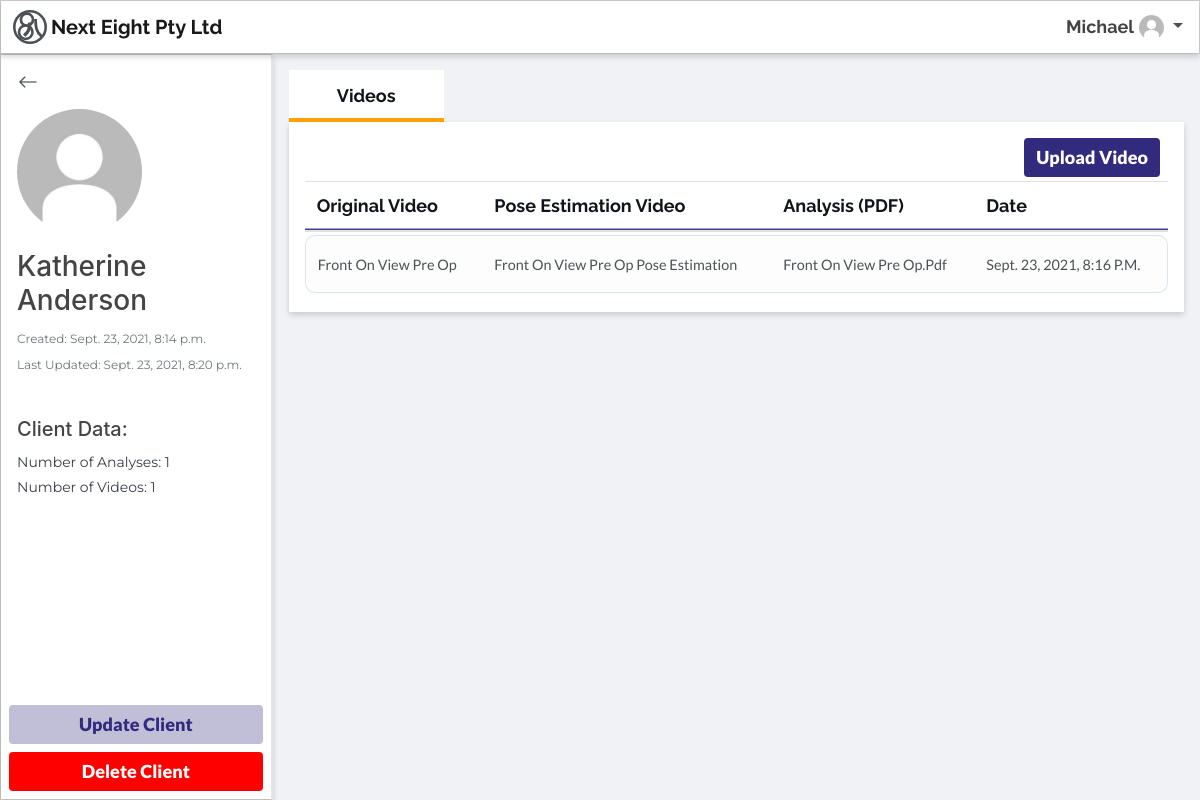
Page /client/16 (signed in) on the committed database.
### users/models.py (models this page shows, shortened)
class Profile(models.Model):
    user = models.OneToOneField(User, on_delete=models.CASCADE)
    image = models.ImageField(default='default.jpg', upload_to='profile_pics')

### page/models.py (models this page shows, shortened)
class Client(models.Model):
    first_name = models.CharField(max_length=30)
    last_name = models.CharField(max_length=30)
    dob = models.DateTimeField(default=timezone.now)
    email = models.EmailField(blank=True, null=True)
    phone_number = models.CharField(max_length=30, blank=True, null=True)
    notes = models.CharField(max_length=1000, blank=True)
    num_analyses = models.IntegerField(default=0)
    num_videos = models.IntegerField(default=0)
    videos = []
    analyses = []
    last_updated = models.DateTimeField(auto_now=True)
    creation_date = models.DateTimeField(default=timezone.now)
    image = models.FileField(default="profile_pics/default.jpg")

class Video(models.Model):
    client_id = models.ForeignKey(Client, default=None, on_delete=models.CASCADE, blank=True)
    title = models.CharField(max_length=500)
    video = models.FileField(upload_to="videos/", default="Nothing")
    skeleton_video = models.FileField(default="Nothing")
    analysis = models.FilePathField(default="No Analysis")
    analysis_title = models.CharField(max_length=100, default=None, blank=True, null=True)
    date_uploaded = models.DateTimeField(default=timezone.now)
    class Meta:
        verbose_name = 'video'
        verbose_name_plural = 'videos'

### page/views.py (the view)
# urls.py: path('client/<int:pk>', ClientDetailView.as_view(), name='client'),
class ClientDetailView(LoginRequiredMixin, DetailView):
    model = Client
    template_name = 'page/client.html'
    def get_context_data(self, **kwargs):
        context = super().get_context_data(**kwargs)
        client = self.get_object()
        context['videos'] = Video.objects.filter(client_id=client)
        return context

### page/templates/page/client.html (shortened to what this page needs)
{% extends "page/base.html" %}
{% block content %}
{% load static %}
<div class="d-flex h-100">
    <div class="d-flex align-items-end flex-column custom-background clientinfo-style p-2" style="min-width:250px;">
        <div class="w-100">
            <div class="w-100 mt-auto">
                <a class="btn navigation-bar-style d-flex align-items-center pl-2" href="{% url 'page-home' %}">
                    <i class="bi bi-arrow-left"></i>
                </a>
            </div>
            <div class="p-2">
                <img class="rounded-circle account-img" src="{{ client.image.url }}">
                <h3 class="article-content"> {{ client.first_name }} {{ client.last_name }}</h3>
                <small class="text-muted">Created: {{ client.creation_date }}</small><br>
                <small class="text-muted">Last Updated: {{ client.last_updated }}</small><br><br>
                <h5 class="article-content mt-3">Client Data:</h5>
                <small class="article-content">Number of Analyses: {{ client.num_analyses }}</small><br>
                <small class="article-content">Number of Videos: {{ client.num_videos }}</small><br>
            </div>
        </div>
        <div class="w-100 mt-auto">
            <a class="btn btn_custom btn_update_1 w-100 mt-2" href="{% url 'update-client' client.id %}">Update Client</a>
            <a class="btn btn_custom btn_delete w-100 mt-2" href="{% url 'delete-client' client.id %}">Delete Client</a>
        </div>
    </div>
    <article class="p-3 m-0 w-100">
        <nav class="">
            <div class="nav" id="nav-tab" role="tablist">
                <a class="nav-item pl-5 pr-5 custom-nav-item active" id="nav-anayses-tab" data-toggle="tab" href="#analyses" role="tab" aria-controls="analyses" aria-selected="true">Videos</a>
            </div>
        </nav>
        <div class="tab-content custom-background p-3" id="nav-tabClient" style="border:none;">
            <div class="tab-pane show active" id="analyses" role="tabpanel" aria-labelledby="nav-analyses-tab">
                <table id="dtBasicExample" class="table table-hover table-light" cellspacing="0" width="100%">
                    <nav class="custom-navigation-bar navbar navbar-inverse p-0">
                        <div class="container p-0" style="flex-wrap: nowrap;">
                            <a class="float-right" href="{% url 'upload-video' object.id %}">
                                <button type="button" class="btn btn_custom_blue mr-2 mb-1">Upload Video</button>
                            </a>
                        </div>
                    </nav>
                    <div>
                        <thead>
                            <tr>
                                <th scope="col">Original Video</th>
                                <th scope="col">Pose Estimation Video</th>
                                <th scope="col">Analysis (PDF)</th>
                                <th scope="col">Date</th>
                            </tr>
                        </thead>
                        {% if videos|length == 0 %}
                            <tr>
                                <td colspan="4" class="text-center">No analyses to display. Click the 'Analyse Video' button above to upload and analyse a video.</td>
                            </tr>
                        {% else %}
                            {% for video in videos %}
                                <tr class="listed-client-style">
                                    <th data-href="{% url 'video-modal' client.id video.id %}"><small>{{ video.title }}</small></th>
                                    <th data-href="{% url 'pose-video-modal' client.id video.id %}"><small>{{ video.title }} Pose Estimation</small></th>
                                    <th data-href="{% url 'pdf-view' client.id video.analysis_title %}"><small>{{ video.analysis_title }}</small></th>
                                    <th><small>{{ video.date_uploaded }}</small></th>
                                </tr>
                            {% endfor %}
                        {% endif %}
                    </div>
                </table>
            </div>
        </div>
    </article>
</div>
{% endblock content %}

### page/templates/page/base.html (shortened to what this page needs)
{% load static %}
<!DOCTYPE html>
<html class="h-100">
<head>
    <link rel="stylesheet" href="https://maxcdn.bootstrapcdn.com/bootstrap/4.0.0/css/bootstrap.min.css">
    <link rel="stylesheet" href="https://cdn.jsdelivr.net/npm/bootstrap-icons@1.3.0/font/bootstrap-icons.css">
    <link rel="stylesheet" type="text/css" href="{% static 'page/main.css' %}">
    <link rel="stylesheet" type="text/css" href="{% static 'page/button.css' %}">
    <link rel="stylesheet" type="text/css" href="{% static 'page/profile.css' %}">
    <link rel="stylesheet" type="text/css" href="{% static 'page/login.css' %}">
    <link rel="stylesheet" type="text/css" href="{% static 'page/client.css' %}">
    <link rel="stylesheet" type="text/css" href="{% static 'page/home.css' %}">
    <link rel="stylesheet" type="text/css" href="{% static 'page/custom.css' %}">
    <link rel="stylesheet" type="text/css" href="{% static 'page/base.css' %}">
    <link rel="stylesheet" type="text/css" href="{% static 'page/table.css' %}">
</head>
<body class="m-0">
    <flex>
        <div class="outer">
            <header class="p-0 m-0">
                <nav class="navbar navbar-expand-sm navbar-light custom-background p-1 m-0">
                    <div class="container-fluid p-0 m-0">
                        <a class="navbar-brand navigation-bar-style d-flex align-items-center pl-2" href="{% url 'page-home' %}">
                            <img src="/media/images/logo.svg" alt="" width="34" height="34" class="d-inline-block">
                            <span class="pl-1">Next Eight Pty Ltd</span>
                        </a>
                        <div class="collapse navbar-collapse" id="navbarToggle">
                            {% if user.is_authenticated %}
                                <div class="dropdown">
                                    <div class="navbar-nav btn-group">
                                        <button class="btn dropdown-toggle custom_dropdown" type="button" id="dropdownMenuButton" data-toggle="dropdown" aria-haspopup="true" aria-expanded="false">
                                            {% if user.is_staff%}
                                            <span class="custom_font_1">{{user.username}}</span>
                                            {% else %}
                                            <span class="custom_font_1">{{user.first_name}} {{user.last_name}}</span>
                                            {% endif %}
                                            <img class="rounded-circle" src="{{ user.profile.image.url }}" width="25" height="25">
                                        </button>
                                      </div>
                                </div>
                            {% else %}
                                {% comment %} <div class="navbar-nav">
                                    <a class="nav-item nav-link" href="{% url 'login' %}">Login</a>
                                    <a class="nav-item nav-link" href="{% url 'register' %}">Register</a>
                                </div> {% endcomment %}
                            {% endif %}
                        </div>
                    </div>
                </nav>
            </header>
            <div class="row-fluid columns two">
                {% block content %}{% endblock %}
            </div>
        </div>
    </flex>
</body>
</html>

### page/static/page/main.css (style rules this page uses)
body { background: #F0F2F5; color: #333333; }
.custom-background { background: #FFFFFF; border: 1px inset rgba(0, 0, 0, .15); -webkit-background-clip: padding-box; background-clip: padding-box; box-shadow: 0px 3px 6px rgba(0, 0, 0, .16); }
h1, h2, h3, h4, h5, h6 { color: #444444; }
.article-content { white-space: pre-line; }
.account-img { height: 125px; width: 125px; margin-right: 20px; margin-bottom: 16px; }

### page/static/page/client.css (style rules this page uses)
small.article-content { font-family: Montserrat; font-size: 14px; line-height: 24px; font-weight: 400; font-style: normal; text-decoration: none; text-transform: none; text-align: left; color: #393E46; }
small.text-muted { font-family: Montserrat; font-size: 12px; line-height: 24px; font-weight: 400; font-style: normal; text-decoration: none; text-transform: none; text-align: left; color: #393E46; }

### page/static/page/custom.css (style rules this page uses)
div.container { max-width: none; margin: 0px; padding-right: 0px; padding-left: 0px; }
html, body, flex { height: 100%; max-width: 100%; margin: 0; overflow: hidden; }
.outer { display: flex; flex-direction: column; height: 100%; }
.two { flex-grow: 1 }
#nav-tab a.nav-item { font-family: Raleway; font-style: normal; line-height: 24px; color: #5B626E; font-size: 18px; text-decoration: none; text-transform: capitalize; text-align: center; font-weight: 700; background-color: #FFFFFF; border: none; border-radius: 0; outline: none; padding: 14px 24px; box-shadow: inset 0 -1.5px 0 #97A3B8; }
#nav-tab a.nav-item.active { color: #11141A; box-shadow: inset 0 -4px 0 #FFA101; border: none; }
.btn { transition: none; }
.btn_custom { border: none; border-style: none; border-radius: 4px; cursor: pointer; font-family: Lato; color: white; text-decoration: none; font-weight: 900; font-style: normal; font-size: 18px; text-align: center; padding-top: 6px; padding-bottom: 6px; text-transform: capitalize; }
.btn_update_1 { background-color: #C1BED8; color: #322A7D; }
.btn_delete { background-color: #ff0000; color: #FFFFFF; }
.btn_custom_blue { background-color: #322A7D; border: none; border-radius: 4px; cursor: pointer; font-family: Lato; color: white; text-decoration: none; font-weight: 900; font-style: normal; font-size: 18px; text-align: center; padding-top: 6px; padding-bottom: 6px; }
.custom_font_1 { font-size: 18px; text-align: right; color: #434343; font-weight: 700; font-style: normal; text-transform: capitalize; text-decoration: none; }
.custom_dropdown { font-weight: 700; font-style: normal; font-family: Raleway; color: #4B5155; border-style: none; text-transform: capitalize; font-size: 19px; line-height: 24px; background-color: inherit; transition: none; border-radius: 0px; }
[data-href] { cursor: pointer; }
.clientinfo-style { border-right: 2px inset #E2E7EE; min-width: 350px; }
html, body, main, .row, .container { margin-left: 0px; margin-right: 0px; padding: 0px; width: 100%; }
thead tr th { font-family: Raleway; font-style: normal; line-height: 24px; color: #11141A; font-size: 18px; text-decoration: none; text-transform: capitalize; font-weight: 700; background-color: #FFFFFF; border: none; border-radius: 0; outline: none; padding: 11px 10px; box-shadow: inset 0 -1.5px 0 #463F8A; }
html, body { height: 100%; margin: 0; }
.navigation-bar-style { font-family: Raleway; font-size: 20px; font-weight: 700; font-style: normal; color: #4B5155; text-align: left; text-transform: none; text-decoration: none; line-height: 24px; }
div.d-flex.align-items-end.flex-column.custom-background.clientinfo-style.p-2 { width: 350px; }

### page/static/page/table.css (style rules this page uses)
.table { border-collapse: separate; border-spacing: 0px 3px; margin: 0px; margin-top: -3px; }
table tbody tr { border-style: solid; border-radius: 8px; font-family: Lato; font-size: 18px; line-height: 30px; font-weight: 400; font-style: normal; text-decoration: none; text-transform: capitalize; color: #4B5155; border-radius: 10px; border: 1px solid #DBE5ED; }
table tbody tr td, th { border: 1px solid #DBE5ED; border-left: none; border-right: none; }
table tbody tr td:first-child, th:first-child { border-top-left-radius: inherit; border-left: inherit; }
table tbody tr td:last-child, th:last-child { border-top-right-radius: inherit; border-right: inherit; }
table tbody tr td:first-child, th:first-child { border-bottom-left-radius: inherit; }
table tbody tr td:last-child, th:last-child { border-bottom-right-radius: inherit; }

### rows in the picture
Client: image (placeholder picture), first_name "Katherine", last_name "Anderson", creation_date "Sept. 23, 2021, 8:14 p.m.", last_updated "Sept. 23, 2021, 8:20 p.m.", num_analyses "1", num_videos "1"
Video: title "Front On View Pre Op", analysis_title "Front On View Pre Op.pdf", date_uploaded "Sept. 23, 2021, 8:16 P.m."

### other values in the picture
{{ user.username }} "Michael"
